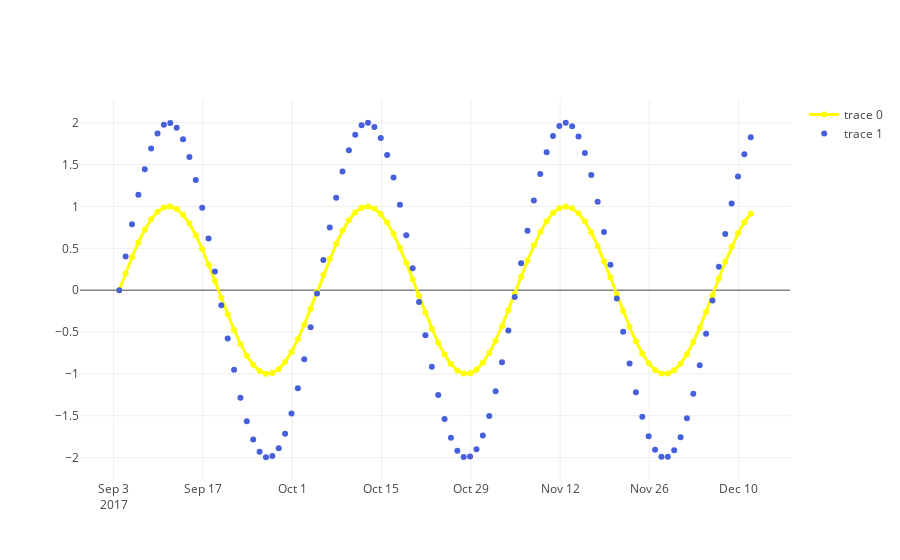

Source (notebook cell):
### Markdown cell above
### Several plots at one figure

### Code cell
first_trace = go.Scatter(
    x = x,
    y = sin_data,
    mode = 'lines+markers',
    line = dict(
        color='yellow',
        width=3
    )
)

second_trace = go.Scatter(
    x = x,
    y = sin_data * 2,
    mode = 'markers',
    line = dict(
        color='rgb(70, 95, 218)',
        width=2
    )
)
data = [first_trace, second_trace]
py.iplot(data)
